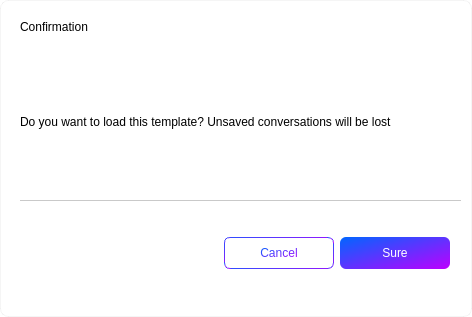
<?xml version="1.0" encoding="UTF-8"?>
<ui version="4.0">
 <class>WConformDlgClass</class>
 <widget class="QDialog" name="WConformDlgClass">
  <property name="geometry">
   <rect>
    <x>0</x>
    <y>0</y>
    <width>472</width>
    <height>317</height>
   </rect>
  </property>
  <property name="minimumSize">
   <size>
    <width>472</width>
    <height>317</height>
   </size>
  </property>
  <property name="maximumSize">
   <size>
    <width>472</width>
    <height>317</height>
   </size>
  </property>
  <property name="windowTitle">
   <string>Conform</string>
  </property>
  <property name="styleSheet">
   <string notr="true">QWidget#WConformDlgClass{
	border:1px solid rgba(0,0,0,10);
	border-radius:8px;
}

QWidget{
	font: 12px &quot;微软雅黑&quot;;
	background-color: rgb(255, 255, 255);
}</string>
  </property>
  <layout class="QVBoxLayout" name="verticalLayout_2" stretch="0,0,0">
   <property name="spacing">
    <number>30</number>
   </property>
   <property name="leftMargin">
    <number>20</number>
   </property>
   <property name="bottomMargin">
    <number>20</number>
   </property>
   <item>
    <layout class="QHBoxLayout" name="horizontalLayout_3">
     <property name="bottomMargin">
      <number>0</number>
     </property>
     <item>
      <widget class="QLabel" name="lb_title">
       <property name="styleSheet">
        <string notr="true">font: 16px &quot;微软雅黑&quot;;</string>
       </property>
       <property name="text">
        <string>Confirmation</string>
       </property>
      </widget>
     </item>
     <item>
      <spacer name="horizontalSpacer_2">
       <property name="orientation">
        <enum>Qt::Horizontal</enum>
       </property>
       <property name="sizeHint" stdset="0">
        <size>
         <width>40</width>
         <height>20</height>
        </size>
       </property>
      </spacer>
     </item>
     <item>
      <widget class="QPushButton" name="btn_close">
       <property name="minimumSize">
        <size>
         <width>32</width>
         <height>32</height>
        </size>
       </property>
       <property name="styleSheet">
        <string notr="true">background-image: url(:/QtTest/icon/Setting/close.png);
border:none;
	background-position: center;
    background-repeat: no-repeat;</string>
       </property>
       <property name="text">
        <string/>
       </property>
      </widget>
     </item>
    </layout>
   </item>
   <item>
    <widget class="QLabel" name="lb_content">
     <property name="text">
      <string>Do you want to load this template? Unsaved conversations will be lost</string>
     </property>
    </widget>
   </item>
   <item>
    <widget class="QFrame" name="frame">
     <property name="minimumSize">
      <size>
       <width>0</width>
       <height>70</height>
      </size>
     </property>
     <property name="styleSheet">
      <string notr="true">QFrame{
	border:none;
	border-top:1px solid #C9C9C9;
}</string>
     </property>
     <property name="frameShape">
      <enum>QFrame::StyledPanel</enum>
     </property>
     <property name="frameShadow">
      <enum>QFrame::Raised</enum>
     </property>
     <layout class="QHBoxLayout" name="horizontalLayout">
      <property name="topMargin">
       <number>9</number>
      </property>
      <property name="bottomMargin">
       <number>0</number>
      </property>
      <item>
       <spacer name="horizontalSpacer">
        <property name="orientation">
         <enum>Qt::Horizontal</enum>
        </property>
        <property name="sizeHint" stdset="0">
         <size>
          <width>190</width>
          <height>20</height>
         </size>
        </property>
       </spacer>
      </item>
      <item>
       <widget class="QPushButton" name="pb_cancel">
        <property name="minimumSize">
         <size>
          <width>110</width>
          <height>32</height>
         </size>
        </property>
        <property name="maximumSize">
         <size>
          <width>110</width>
          <height>32</height>
         </size>
        </property>
        <property name="styleSheet">
         <string notr="true">border:1px solid qlineargradient(spread:pad, x1:0, y1:0, x2:1, y2:1, stop:0 #0066FF, stop:1 #BD00FF);
border-radius:6px;
color: qlineargradient(spread:pad, x1:0, y1:0, x2:1, y2:1, stop:0 #0066FF, stop:1 #BD00FF);</string>
        </property>
        <property name="text">
         <string>Cancel</string>
        </property>
       </widget>
      </item>
      <item>
       <widget class="QPushButton" name="pb_sure">
        <property name="minimumSize">
         <size>
          <width>110</width>
          <height>32</height>
         </size>
        </property>
        <property name="maximumSize">
         <size>
          <width>110</width>
          <height>32</height>
         </size>
        </property>
        <property name="styleSheet">
         <string notr="true">background-color: qlineargradient(spread:pad, x1:0, y1:0, x2:1, y2:1, stop:0 #0066FF, stop:1 #BD00FF);
color: rgb(255, 255, 255);
border-radius:6px;</string>
        </property>
        <property name="text">
         <string>Sure</string>
        </property>
       </widget>
      </item>
     </layout>
    </widget>
   </item>
  </layout>
 </widget>
 <layoutdefault spacing="6" margin="11"/>
 <resources>
  <include location="../../../AiSound.qrc"/>
  <include location="../../AiSound.qrc"/>
 </resources>
 <connections/>
</ui>
